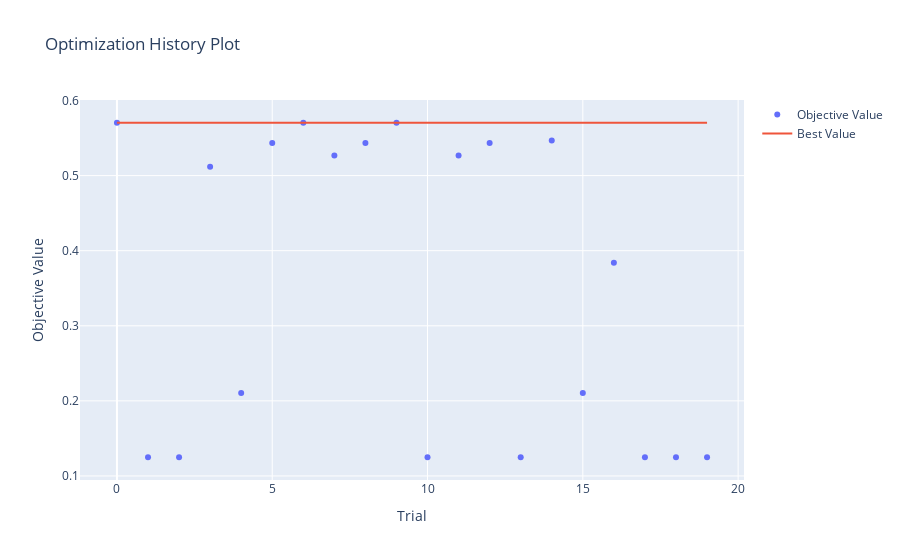
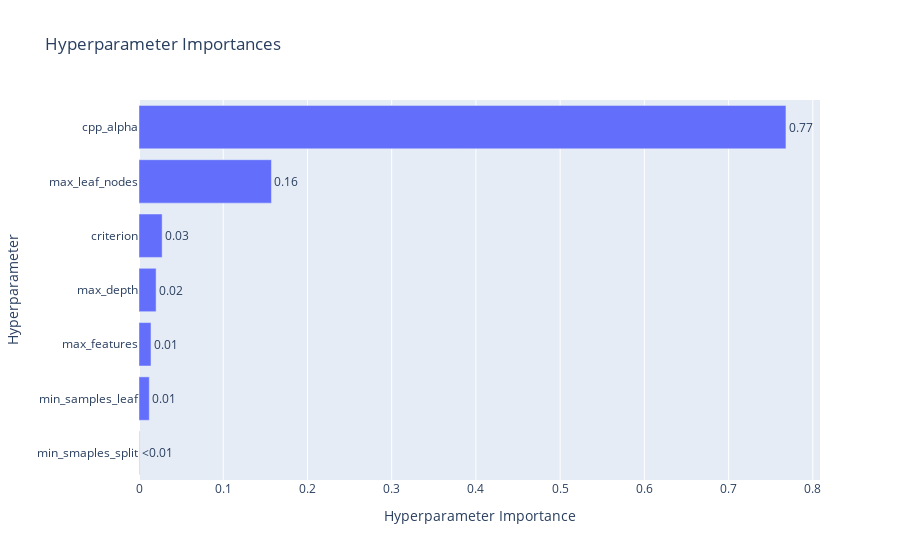

Here is the notebook cell these charts were saved with, in order:
### Markdown cell above
### 5.2.2 Optuna 超参数调优

### Code cell
dt_model_object = partial(
    dt_model_objective,
    X_train=X_train,
    y_train=y_train,
    preprocessor=dt_precessor,
    sampling='random_usample'
)

dt_model_study = optuna.create_study(direction='maximize',
                                   sampler=optuna.samplers.TPESampler(seed=CONFIG.RANDOM_STATE))
dt_model_study.optimize(dt_model_object, n_trials=20, 
                      n_jobs=-1, show_progress_bar=True)

# 可视化调参过程
optuna.visualization.plot_optimization_history(dt_model_study).show()
optuna.visualization.plot_param_importances(dt_model_study).show()
optuna.visualization.plot_slice(dt_model_study).show()

### Figure 1 — Plotly figure (JSON) as saved in the notebook; plotly's stock layout.template omitted (floating-point values rounded to 4 significant figures)
{"data": [{"mode": "markers", "name": "Objective Value", "type": "scatter", "x": [0, 1, 2, 3, 4, 5, 6, 7, 8, 9, 10, 11, 12, 13, 14, 15, 16, 17, 18, 19], "y": [0.5704, 0.1249, 0.1249, 0.5119, 0.2105, 0.5434, 0.5704, 0.5269, 0.5434, 0.5704, 0.1249, 0.5269, 0.5434, 0.1249, 0.5469, 0.2105, 0.3841, 0.1249, 0.1249, 0.1249]}, {"mode": "lines", "name": "Best Value", "type": "scatter", "x": [0, 1, 2, 3, 4, 5, 6, 7, 8, 9, 10, 11, 12, 13, 14, 15, 16, 17, 18, 19], "y": [0.5704, 0.5704, 0.5704, 0.5704, 0.5704, 0.5704, 0.5704, 0.5704, 0.5704, 0.5704, 0.5704, 0.5704, 0.5704, 0.5704, 0.5704, 0.5704, 0.5704, 0.5704, 0.5704, 0.5704]}, {"marker": {"color": "#cccccc"}, "mode": "markers", "name": "Infeasible Trial", "showlegend": false, "type": "scatter", "x": [], "y": []}], "layout": {"title": {"text": "Optimization History Plot"}, "xaxis": {"title": {"text": "Trial"}}, "yaxis": {"title": {"text": "Objective Value"}}}}

### Figure 2 — Plotly figure (JSON) as saved in the notebook; plotly's stock layout.template omitted (floating-point values rounded to 4 significant figures)
{"data": [{"cliponaxis": false, "hovertemplate": ["min_smaples_split (IntDistribution): 0.0004269287014627387<extra></extra>", "min_samples_leaf (IntDistribution): 0.012219678144849224<extra></extra>", "max_features (CategoricalDistribution): 0.01423384357902323<extra></extra>", "max_depth (IntDistribution): 0.020297507113662735<extra></extra>", "criterion (CategoricalDistribution): 0.02748086068090798<extra></extra>", "max_leaf_nodes (IntDistribution): 0.1572638486182995<extra></extra>", "cpp_alpha (FloatDistribution): 0.7680773331617946<extra></extra>"], "name": "Objective Value", "orientation": "h", "text": ["<0.01", "0.01", "0.01", "0.02", "0.03", "0.16", "0.77"], "textposition": "outside", "type": "bar", "x": [0.0004269, 0.01222, 0.01423, 0.0203, 0.02748, 0.1573, 0.7681], "y": ["min_smaples_split", "min_samples_leaf", "max_features", "max_depth", "criterion", "max_leaf_nodes", "cpp_alpha"]}], "layout": {"title": {"text": "Hyperparameter Importances"}, "xaxis": {"title": {"text": "Hyperparameter Importance"}}, "yaxis": {"title": {"text": "Hyperparameter"}}}}
